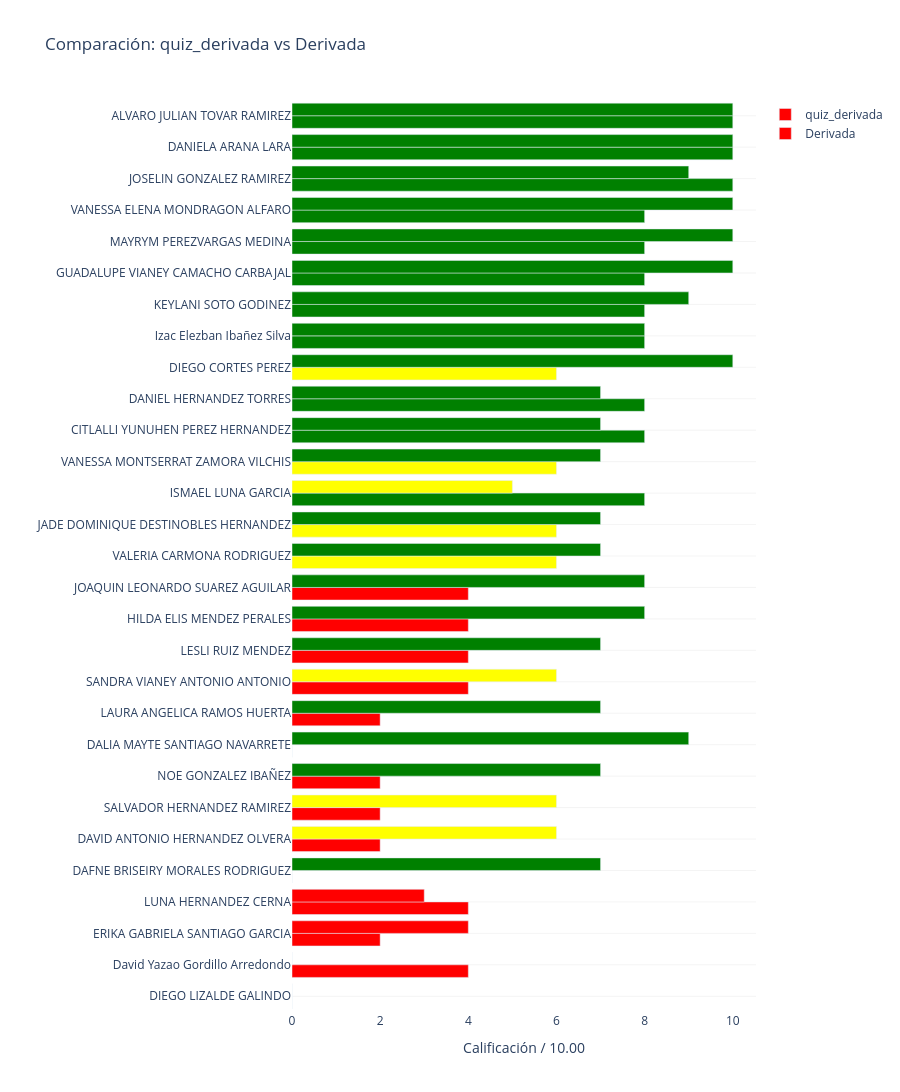

Here is the notebook cell this chart was saved with:
### Code cell
df_3 = df_final.copy()
df_3['suma_temporal'] = df_3['quiz_derivada'] + df_3['Derivada']
df_3 = df_3.sort_values(by='suma_temporal', ascending=True)

colores_quiz = df_3['quiz_derivada'].apply(lambda x: clasificar_alumno(x)[1])
colores_derivada = df_3['Derivada'].apply(lambda x: clasificar_alumno(x)[1])

fig4 = go.Figure()

fig4.add_trace(go.Bar(
    x=df_3['quiz_derivada'],
    y=df_3['Nombre Completo'],
    name='quiz_derivada',
    orientation='h',
    marker_color=colores_quiz
))

fig4.add_trace(go.Bar(
    x=df_3['Derivada'],
    y=df_3['Nombre Completo'],
    name='Derivada',
    orientation='h',
    marker_color=colores_derivada
))

fig4.update_layout(
    title='Comparación: quiz_derivada vs Derivada',
    xaxis_title='Calificación / 10.00',
    yaxis_title='',
    barmode='group',
    height=1200,
    plot_bgcolor='white',
    yaxis=dict(gridcolor='rgba(200, 200, 200, 0.2)')
)

fig4.show()

### Figure 1 — Plotly figure (JSON) as saved in the notebook; plotly's stock layout.template omitted (floating-point values rounded to 4 significant figures)
{"data": [{"marker": {"color": ["red", "red", "red", "red", "red", "red", "red", "red", "red", "red", "red", "red", "red", "red", "yellow", "yellow", "green", "yellow", "green", "green", "yellow", "green", "green", "green", "green", "green", "green", "green", "green"]}, "name": "quiz_derivada", "orientation": "h", "type": "bar", "x": [0.0, 4.0, 2.0, 4.0, 0.0, 2.0, 2.0, 2.0, 0.0, 2.0, 4.0, 4.0, 4.0, 4.0, 6.0, 6.0, 8.0, 6.0, 8.0, 8.0, 6.0, 8.0, 8.0, 8.0, 8.0, 8.0, 10.0, 10.0, 10.0], "y": ["DIEGO LIZALDE GALINDO", "David Yazao Gordillo Arredondo", "ERIKA GABRIELA SANTIAGO GARCIA", "LUNA HERNANDEZ CERNA", "DAFNE BRISEIRY MORALES RODRIGUEZ", "DAVID ANTONIO HERNANDEZ OLVERA", "SALVADOR HERNANDEZ RAMIREZ", "NOE GONZALEZ IBAÑEZ", "DALIA MAYTE SANTIAGO NAVARRETE", "LAURA ANGELICA RAMOS HUERTA", "SANDRA VIANEY ANTONIO ANTONIO", "LESLI RUIZ MENDEZ", "HILDA ELIS MENDEZ PERALES", "JOAQUIN LEONARDO SUAREZ AGUILAR", "VALERIA CARMONA RODRIGUEZ", "JADE DOMINIQUE DESTINOBLES HERNANDEZ", "ISMAEL LUNA GARCIA", "VANESSA MONTSERRAT ZAMORA VILCHIS", "CITLALLI YUNUHEN PEREZ HERNANDEZ", "DANIEL HERNANDEZ TORRES", "DIEGO CORTES PEREZ", "Izac Elezban Ibañez Silva", "KEYLANI SOTO GODINEZ", "GUADALUPE VIANEY CAMACHO CARBAJAL", "MAYRYM PEREZVARGAS MEDINA", "VANESSA ELENA MONDRAGON ALFARO", "JOSELIN GONZALEZ RAMIREZ", "DANIELA ARANA LARA", "ALVARO JULIAN TOVAR RAMIREZ"]}, {"marker": {"color": ["red", "red", "red", "red", "green", "yellow", "yellow", "green", "green", "green", "yellow", "green", "green", "green", "green", "green", "yellow", "green", "green", "green", "green", "green", "green", "green", "green", "green", "green", "green", "green"]}, "name": "Derivada", "orientation": "h", "type": "bar", "x": [0.0, 0.0, 4.0, 3.0, 7.0, 6.0, 6.0, 7.0, 9.0, 7.0, 6.0, 7.0, 8.0, 8.0, 7.0, 7.0, 5.0, 7.0, 7.0, 7.0, 10.0, 8.0, 9.0, 10.0, 10.0, 10.0, 9.0, 10.0, 10.0], "y": ["DIEGO LIZALDE GALINDO", "David Yazao Gordillo Arredondo", "ERIKA GABRIELA SANTIAGO GARCIA", "LUNA HERNANDEZ CERNA", "DAFNE BRISEIRY MORALES RODRIGUEZ", "DAVID ANTONIO HERNANDEZ OLVERA", "SALVADOR HERNANDEZ RAMIREZ", "NOE GONZALEZ IBAÑEZ", "DALIA MAYTE SANTIAGO NAVARRETE", "LAURA ANGELICA RAMOS HUERTA", "SANDRA VIANEY ANTONIO ANTONIO", "LESLI RUIZ MENDEZ", "HILDA ELIS MENDEZ PERALES", "JOAQUIN LEONARDO SUAREZ AGUILAR", "VALERIA CARMONA RODRIGUEZ", "JADE DOMINIQUE DESTINOBLES HERNANDEZ", "ISMAEL LUNA GARCIA", "VANESSA MONTSERRAT ZAMORA VILCHIS", "CITLALLI YUNUHEN PEREZ HERNANDEZ", "DANIEL HERNANDEZ TORRES", "DIEGO CORTES PEREZ", "Izac Elezban Ibañez Silva", "KEYLANI SOTO GODINEZ", "GUADALUPE VIANEY CAMACHO CARBAJAL", "MAYRYM PEREZVARGAS MEDINA", "VANESSA ELENA MONDRAGON ALFARO", "JOSELIN GONZALEZ RAMIREZ", "DANIELA ARANA LARA", "ALVARO JULIAN TOVAR RAMIREZ"]}], "layout": {"barmode": "group", "height": 1200, "plot_bgcolor": "white", "title": {"text": "Comparación: quiz_derivada vs Derivada"}, "xaxis": {"title": {"text": "Calificación / 10.00"}}, "yaxis": {"gridcolor": "rgba(200, 200, 200, 0.2)", "title": {"text": ""}}}}
